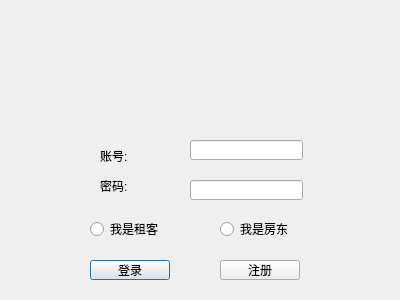
<?xml version="1.0" encoding="UTF-8"?>
<ui version="4.0">
 <class>login</class>
 <widget class="QDialog" name="login">
  <property name="geometry">
   <rect>
    <x>0</x>
    <y>0</y>
    <width>400</width>
    <height>300</height>
   </rect>
  </property>
  <property name="windowTitle">
   <string>Dialog</string>
  </property>
  <widget class="QRadioButton" name="radioButton">
   <property name="geometry">
    <rect>
     <x>90</x>
     <y>220</y>
     <width>91</width>
     <height>18</height>
    </rect>
   </property>
   <property name="text">
    <string>我是租客</string>
   </property>
  </widget>
  <widget class="QRadioButton" name="radioButton_2">
   <property name="geometry">
    <rect>
     <x>220</x>
     <y>220</y>
     <width>91</width>
     <height>18</height>
    </rect>
   </property>
   <property name="text">
    <string>我是房东</string>
   </property>
  </widget>
  <widget class="QPushButton" name="pushButton">
   <property name="geometry">
    <rect>
     <x>90</x>
     <y>260</y>
     <width>80</width>
     <height>20</height>
    </rect>
   </property>
   <property name="text">
    <string>登录</string>
   </property>
  </widget>
  <widget class="QPushButton" name="pushButton_2">
   <property name="geometry">
    <rect>
     <x>220</x>
     <y>260</y>
     <width>80</width>
     <height>20</height>
    </rect>
   </property>
   <property name="text">
    <string>注册</string>
   </property>
  </widget>
  <widget class="QLabel" name="label">
   <property name="geometry">
    <rect>
     <x>100</x>
     <y>150</y>
     <width>54</width>
     <height>12</height>
    </rect>
   </property>
   <property name="text">
    <string>账号:</string>
   </property>
  </widget>
  <widget class="QLabel" name="label_2">
   <property name="geometry">
    <rect>
     <x>100</x>
     <y>180</y>
     <width>54</width>
     <height>12</height>
    </rect>
   </property>
   <property name="text">
    <string>密码:</string>
   </property>
  </widget>
  <widget class="QLineEdit" name="username_lineEdit">
   <property name="geometry">
    <rect>
     <x>190</x>
     <y>140</y>
     <width>113</width>
     <height>20</height>
    </rect>
   </property>
  </widget>
  <widget class="QLineEdit" name="password_lineEdit">
   <property name="geometry">
    <rect>
     <x>190</x>
     <y>180</y>
     <width>113</width>
     <height>20</height>
    </rect>
   </property>
  </widget>
 </widget>
 <resources/>
 <connections/>
</ui>
